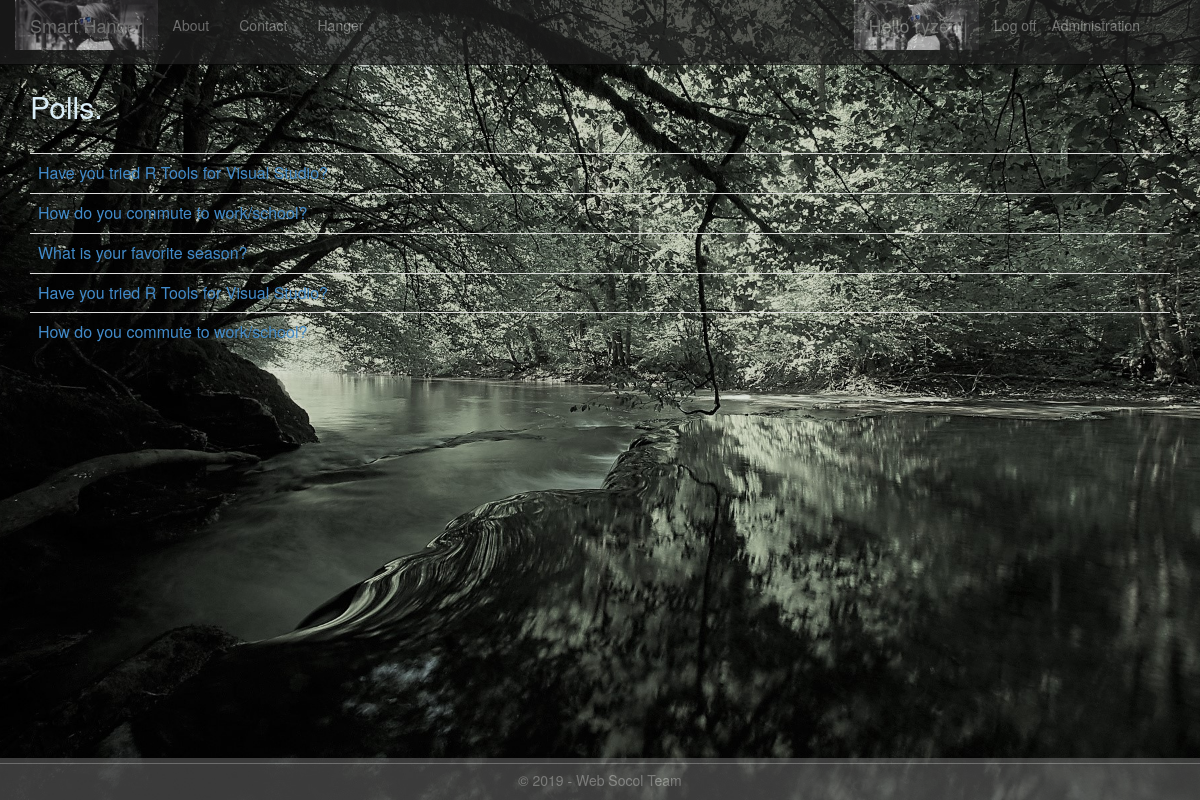
The app's page / (signed in) with its own data.
### gateway/models.py (models this page shows, shortened)
class Poll(models.Model):
    text = models.CharField(max_length=200)
    pub_date = models.DateTimeField('date published')

### gateway/views.py (the view)
class PollListView(ListView):
    model = Poll
    def get_context_data(self, **kwargs):
        context = super(PollListView, self).get_context_data(**kwargs)
        context['title'] = 'Polls'
        context['year'] = datetime.now().year
        return context

### gateway/templates/gateway/index.html (shortened to what this page needs)
{% extends "gateway/layout.html" %}
{% block content %}
<h2>Polls.</h2>
<br/>
{% if latest_poll_list %}
<table class="table table-hover">
    <tbody>
        {% for poll in latest_poll_list %}
        <tr>
            <td>
                <a href="{% url 'gateway:detail' poll.id %}">{{poll.text}}</a>
            </td>
        </tr>
        {% endfor %}
    </tbody>
</table>
{% endif %}
{% endblock %}

### gateway/templates/gateway/loginpartial.html (shortened to what this page needs)
<ul class="nav navbar-nav navbar-right">
    <li><a href="/admin">Administration</a></li>
</ul>
{% if user.is_authenticated %}
<form id="logoutForm" action="/logout" method="post" class="navbar-right">
    <ul class="nav navbar-nav navbar-right">
        <li><span class="navbar-brand">Hello {{ user.username }}!</span></li>
        <li><a href="javascript:document.getElementById('logoutForm').submit()">Log off</a></li>
    </ul>
</form>
{% else %}
<ul class="nav navbar-nav navbar-right">
    <li><a href="{% url 'login' %}">Log in</a></li>
</ul>
{% endif %}

### gateway/static/gateway/content/site.css (style rules this page uses)
body { padding-top: 50px; padding-bottom: 20px; }

### records on screen
Poll: text "Have you tried R Tools for Visual Studio?"
Poll: text "How do you commute to work/school?"
Poll: text "What is your favorite season?"
Poll: text "Have you tried R Tools for Visual Studio?"
Poll: text "How do you commute to work/school?"

### other values on screen
{{ user.username }} "ryzen"
{{ year }} "2019"
